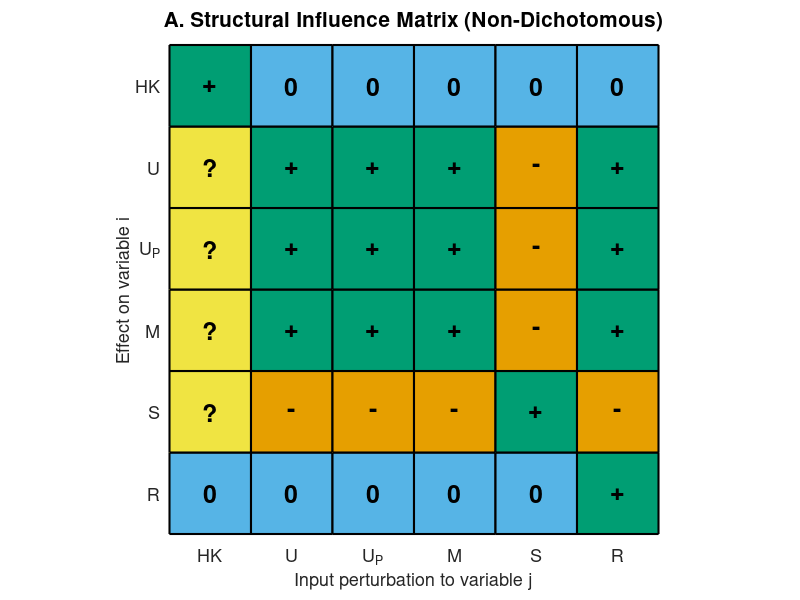

Reproduce this figure in MATLAB.
%% structural_influence.m
% Computes the structural influence matrix using the BDC decomposition
% and vertex algorithm (Procedure 1) from Giordano et al. (2016).
%
% Accounts for parameter dependencies in the phosphorylation/
% dephosphorylation cycle and restricts to stable vertices.
%
% State vector: x = [h; u; p; m; s; r]  (n = 6)

clear; clc;

%% ===== Build BDC Decomposition =====
% 12 reactions, 17 distinct partial derivatives (q = 17)

n = 6;   % number of state variables
q = 17;  % number of free parameters D_0 ... D_16

% Stoichiometric matrix S (n x 12)
%   Columns: reactions
%   Rows: species [h, u, p, m, s, r]
S = zeros(n, 12);
S(:, 1)  = [-1;  0;  0;  0;  0;  0];  % Rxn 1:  dilution of h
S(:, 2)  = [ 0; -1; +1;  0;  0;  0];  % Rxn 2:  phosphorylation
S(:, 3)  = [ 0; +1; -1;  0;  0;  0];  % Rxn 3:  dephosphorylation
S(:, 4)  = [ 0; +1;  0;  0;  0;  0];  % Rxn 4:  translation
S(:, 5)  = [ 0; -1;  0;  0;  0;  0];  % Rxn 5:  dilution of u
S(:, 6)  = [ 0;  0; -1;  0;  0;  0];  % Rxn 6:  dilution of p
S(:, 7)  = [ 0;  0;  0; +1;  0;  0];  % Rxn 7:  transcription (Hill)
S(:, 8)  = [ 0;  0;  0; -1; -1;  0];  % Rxn 8:  mRNA-sRNA binding
S(:, 9)  = [ 0;  0;  0; -1;  0;  0];  % Rxn 9:  mRNA degradation
S(:, 10) = [ 0;  0;  0;  0; -1;  0];  % Rxn 10: sponge-sRNA binding
S(:, 11) = [ 0;  0;  0;  0; -1;  0];  % Rxn 11: sRNA degradation
S(:, 12) = [ 0;  0;  0;  0;  0; -1];  % Rxn 12: sponge degradation

% Partial derivatives: (reaction_index, variable_index, sign)
%   D0:  d(rxn1)/dh   = mu                          > 0
%   D1:  d(rxn2)/dh   = k_f * A(u) * u              > 0
%   D2:  d(rxn2)/du   = k_f * h * ...               > 0
%   D3:  d(rxn3)/dh   = k_d * B(u) * p              > 0
%   D4:  d(rxn3)/du   = k_d * h * p * ...           > 0
%   D5:  d(rxn3)/dp   = k_d * h * B                 > 0
%   D6:  d(rxn4)/dm   = k_tl                        > 0
%   D7:  d(rxn5)/du   = mu                          > 0
%   D8:  d(rxn6)/dp   = mu                          > 0
%   D9:  d(rxn7)/dp   = k_tx * G0 * dHill/dp        > 0
%   D10: d(rxn8)/dm   = k_ms * s                    > 0
%   D11: d(rxn8)/ds   = k_ms * m                    > 0
%   D12: d(rxn9)/dm   = delta_M                     > 0
%   D13: d(rxn10)/ds  = k_rs * sponge_frac * r      > 0
%   D14: d(rxn10)/dr  = k_rs * sponge_frac_r * s    > 0
%   D15: d(rxn11)/ds  = delta_S                     > 0
%   D16: d(rxn12)/dr  = delta_R                     > 0

partials = [
%   rxn  var  sign
     1,   1,  +1;   % D0
     2,   1,  +1;   % D1
     2,   2,  +1;   % D2
     3,   1,  +1;   % D3
     3,   2,  +1;   % D4
     3,   3,  +1;   % D5
     4,   4,  +1;   % D6
     5,   2,  +1;   % D7
     6,   3,  +1;   % D8
     7,   3,  +1;   % D9
     8,   4,  +1;   % D10
     8,   5,  +1;   % D11
     9,   4,  +1;   % D12
    10,   5,  +1;   % D13
    10,   6,  +1;   % D14
    11,   5,  +1;   % D15
    12,   6,  +1;   % D16
];

% Build B (n x q) and C (q x n)
B = zeros(n, q);
C = zeros(q, n);
for k = 1:q
    rxn = partials(k, 1);
    var = partials(k, 2);
    sgn = partials(k, 3);
    B(:, k) = S(:, rxn);
    C(k, var) = sgn;
end

fprintf('B matrix (n x q = %d x %d):\n', n, q);
disp(B);
fprintf('C matrix (q x n = %d x %d):\n', q, n);
disp(C);

% Verify: J = B * diag(ones) * C should give correct sign pattern
J_test = B * diag(ones(q,1)) * C;
fprintf('J = B*I*C (all params = 1):\n');
disp(J_test);

%% ===== Vertex Algorithm with Dependency Constraints =====
% Enumerate all 2^17 = 131072 vertices of {0,1}^17
% Apply dependency constraints to filter valid vertices
% Restrict to stable vertices (det(-J) > 0)

fprintf('Enumerating vertices...\n');

valid_vertices = [];
n_total = 2^q;

for v = 0:(n_total - 1)
    % Extract bits
    d = zeros(1, q);
    for k = 1:q
        d(k) = bitand(bitshift(v, -(k-1)), 1);
    end

    % ---- Dependency constraints ----
    % (indices are 1-based: D1=d(1), D2=d(2), ..., D17=d(17))

    % 1) mu constraint: D0 = D7 = D8  =>  d(1) = d(8) = d(9)
    if ~(d(1) == d(8) && d(1) == d(9))
        continue;
    end

    % 2) k_f constraint: D1 <-> D2  =>  d(2) = d(3)
    if d(2) ~= d(3)
        continue;
    end

    % 3) k_d constraint: D3 <-> D5  =>  d(4) = d(6)
    if d(4) ~= d(6)
        continue;
    end

    % 4) D4 needs both k_f > 0 AND k_d > 0:
    %    d(5) = 1 => d(2) = 1 AND d(4) = 1
    %    d(2) = 1 AND d(4) = 1 => d(5) = 1
    if d(5) == 1 && (d(2) == 0 || d(4) == 0)
        continue;
    end
    if d(2) == 1 && d(4) == 1 && d(5) == 0
        continue;
    end

    % 5) k_ms constraint: D10 <-> D11  =>  d(11) = d(12)
    if d(11) ~= d(12)
        continue;
    end

    % 6) k_rs constraint: D13 <-> D14  =>  d(14) = d(15)
    if d(14) ~= d(15)
        continue;
    end

    % 7) delta_R constraint: D13=1 or D14=1 => D16=1
    %    d(14)=1 or d(15)=1 => d(17)=1
    if (d(14) == 1 || d(15) == 1) && d(17) == 0
        continue;
    end

    valid_vertices = [valid_vertices; d]; %#ok<AGROW>
end

n_valid = size(valid_vertices, 1);
fprintf('Total vertices: %d\n', n_total);
fprintf('Valid vertices (satisfying constraints): %d\n', n_valid);

%% ===== Compute Structural Influence Matrix =====
var_labels = {'h', 'u', 'p', 'm', 's', 'r'};
M_struct = cell(n, n);

n_stable = 0;
n_unstable = 0;
stability_counted = false;

for i_out = 1:n
    for j_in = 1:n
        % E = e_{j_in},  H = e_{i_out}^T
        E_vec = zeros(n, 1);
        E_vec(j_in) = 1;
        H_vec = zeros(1, n);
        H_vec(i_out) = 1;

        pos_seen = false;
        neg_seen = false;

        for v_idx = 1:n_valid
            d = valid_vertices(v_idx, :);
            D_mat = diag(d);
            J_v = B * D_mat * C;

            det_negJ = det(-J_v);

            % Skip unstable / degenerate vertices
            if det_negJ < 1e-14
                if ~stability_counted
                    n_unstable = n_unstable + 1;
                end
                continue;
            end

            if ~stability_counted
                n_stable = n_stable + 1;
            end

            % Augmented matrix: [[-J, -E]; [H, 0]]
            M_aug = [-J_v, -E_vec; H_vec, 0];
            r_v = det(M_aug);

            if abs(r_v) < 1e-14
                s_v = 0;
            else
                s_v = sign(r_v);
            end

            if s_v > 0
                pos_seen = true;
            elseif s_v < 0
                neg_seen = true;
            end

            % Early termination
            if pos_seen && neg_seen
                break;
            end
        end

        stability_counted = true;

        if pos_seen && neg_seen
            M_struct{i_out, j_in} = '?';
        elseif pos_seen
            M_struct{i_out, j_in} = '+';
        elseif neg_seen
            M_struct{i_out, j_in} = '-';
        else
            M_struct{i_out, j_in} = '0';
        end
    end
end

%% ===== Display Results =====
fprintf('\nStable vertices: %d\n', n_stable);
fprintf('Unstable/degenerate vertices: %d\n', n_unstable);

fprintf('\n===== Structural Influence Matrix M =====\n');
fprintf('  (Row i = effect on variable i, Column j = input to variable j)\n\n');
fprintf('%8s', '');
for j = 1:n
    fprintf('%8s', var_labels{j});
end
fprintf('\n');
for i = 1:n
    fprintf('%8s', var_labels{i});
    for j = 1:n
        fprintf('%8s', M_struct{i, j});
    end
    fprintf('\n');
end

%% ===== Biological Interpretation =====
fprintf('\n===== Biological Interpretation =====\n');
fprintf('Diagonal: all + (sanity check: input to x_i increases x_i)\n');
fprintf('h and r are decoupled (independent ODEs)\n');
fprintf('u, p, m form a mutually positive influence group\n');
fprintf('s (sRNA) negatively influences u, p, m and vice versa\n');
fprintf('r (sponge) positively influences u, p, m; negatively influences s\n');
fprintf('Column h has ? entries: h catalyzes both phosphorylation\n');
fprintf('  and dephosphorylation, so net effect is parameter-dependent\n');

% %% ===== Expected Output =====
% fprintf('\n===== Expected Structural Influence Matrix =====\n');
% fprintf('       h     u     p     m     s     r\n');
% fprintf('  h    +     0     0     0     0     0\n');
% fprintf('  u    ?     +     +     +     -     +\n');
% fprintf('  p    ?     +     +     +     -     +\n');
% fprintf('  m    ?     +     +     +     -     +\n');
% fprintf('  s    ?     -     -     -     +     -\n');
% fprintf('  r    0     0     0     0     0     +\n');

%% visualize_influence.m
% Visualizes the structural influence matrix as a colored grid.
% Run structural_influence.m first to generate M_struct.

figure('Name', 'Structural Influence Matrix', 'Position', [100 100 500 450]);

n = 6;
var_labels = {'HK','U','U_P','M','S','R'};

% Map symbols to numeric values for coloring
%   +1 = positive (green), -1 = negative (red), 0 = zero (white), NaN = ambiguous (yellow)
num_map = zeros(n, n);
for i = 1:n
    for j = 1:n
        switch M_struct{i, j}
            case '+', num_map(i, j) = 1;
            case '-', num_map(i, j) = -1;
            case '0', num_map(i, j) = 0;
            case '?', num_map(i, j) = 0.5;  % placeholder for ambiguous
        end
    end
end

% Flip vertically so row 1 is at the top
num_plot = flipud(num_map);

% Draw colored patches
hold on;
for i = 1:n
    for j = 1:n
        val = num_plot(i, j);
        if val == 1
            col = [0 158 115]./255;      % green
        elseif val == -1
            col = [230 159 0]./255;    % orange
        elseif val == 0.5
            col = [240 228 66]./255;     % yellow (ambiguous)
        else
            col = [86 180 230]./255;   % blue (zero)
        end
        patch([j-1 j j j-1], [i-1 i-1 i i], col, 'EdgeColor', [0 0 0], 'LineWidth', 1.5);
    end
end

% Overlay sign symbols
for i = 1:n
    for j = 1:n
        row_flipped = n + 1 - i;  % map back to original row
        txt = M_struct{row_flipped, j};
        text(j - 0.5, i - 0.5, txt, ...
            'HorizontalAlignment', 'center', ...
            'VerticalAlignment', 'middle', ...
            'FontSize', 18, 'FontWeight', 'bold');
    end
end

% Axis labels
set(gca, 'XTick', (1:n) - 0.5, 'XTickLabel', var_labels, ...
         'YTick', (1:n) - 0.5, 'YTickLabel', flip(var_labels), ...
         'TickLength', [0 0], 'FontSize', 13);
xlabel('Input perturbation to variable j', 'FontSize', 13);
ylabel('Effect on variable i', 'FontSize', 13);
title('A. Structural Influence Matrix (Non-Dichotomous)', 'FontSize', 15);

xlim([0 n]); ylim([0 n]);
axis square;
box on;
hold off;

% Add legend
% annotation('textbox', [0.02 0.01 0.96 0.05], ...
%     'String', '\color[rgb]{0.4,0.8,0.4}\bf+ positive   \color[rgb]{0.9,0.35,0.35}\bf- negative   \color[rgb]{1,0.85,0.3}\bf? ambiguous   \color[rgb]{0.6,0.6,0.6}\bf0 no effect (P.A.)', ...
%     'EdgeColor', 'none', 'HorizontalAlignment', 'center', ...
%     'FontSize', 11, 'FitBoxToText', 'off');
